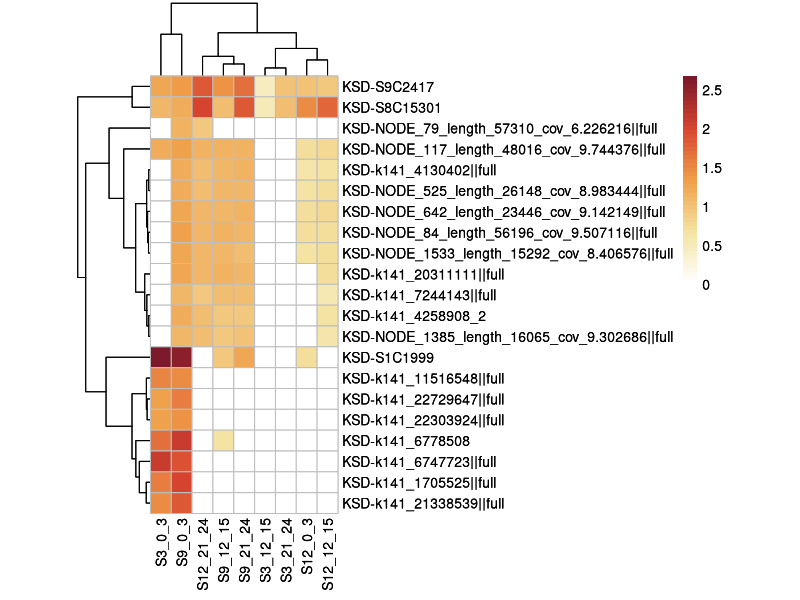
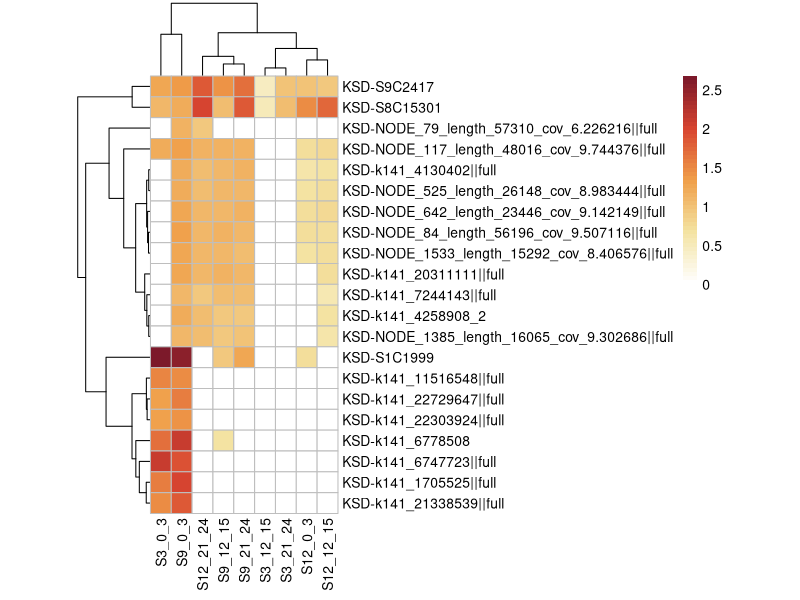

These charts were generated, in order, by the following R code:
library(pheatmap)
library(ggplot2)

data <- read.table("S9_0_3_enriched_kelp_viruses.txt",header=T,row.names=1,sep="\t",comment.char="")
data <- log10(data+1)

p <- pheatmap(data, cluster_cols = T, cluster_rows = T,   # 聚类
         border_color = "gray",    # 热图方块边框为灰色                           
         # gaps_row = c(2,11,17),    # 分别在2,11,17行断开
         # gaps_col = c(4,6,8),    # 分别在4,6,8列断开
         angle_col = 90,    # x轴label旋转45度
         color = colorRampPalette(c("#FFFFFF", "#F4E3A1", "#F09F49", "#D84531", "#7C192A"))(50),  # 选择一组颜色并进行渐变，分为50个等级
         cellwidth = 15, cellheight = 15)   # 方格的尺寸固定为10
p
ggsave(paste("./", "heatmap.pdf", sep=""), p, width = 10, height = 10)






